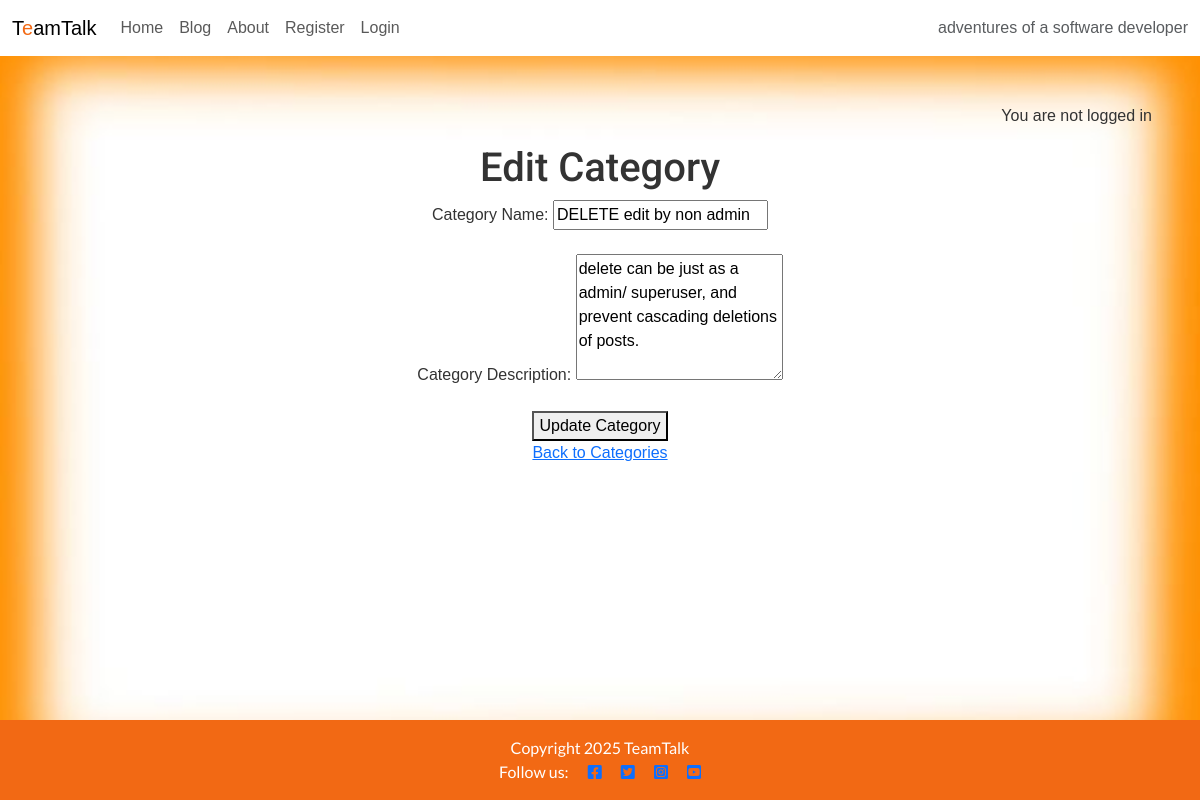
/blog/categories/edit/13/, run on an earlier commit of the app's database.
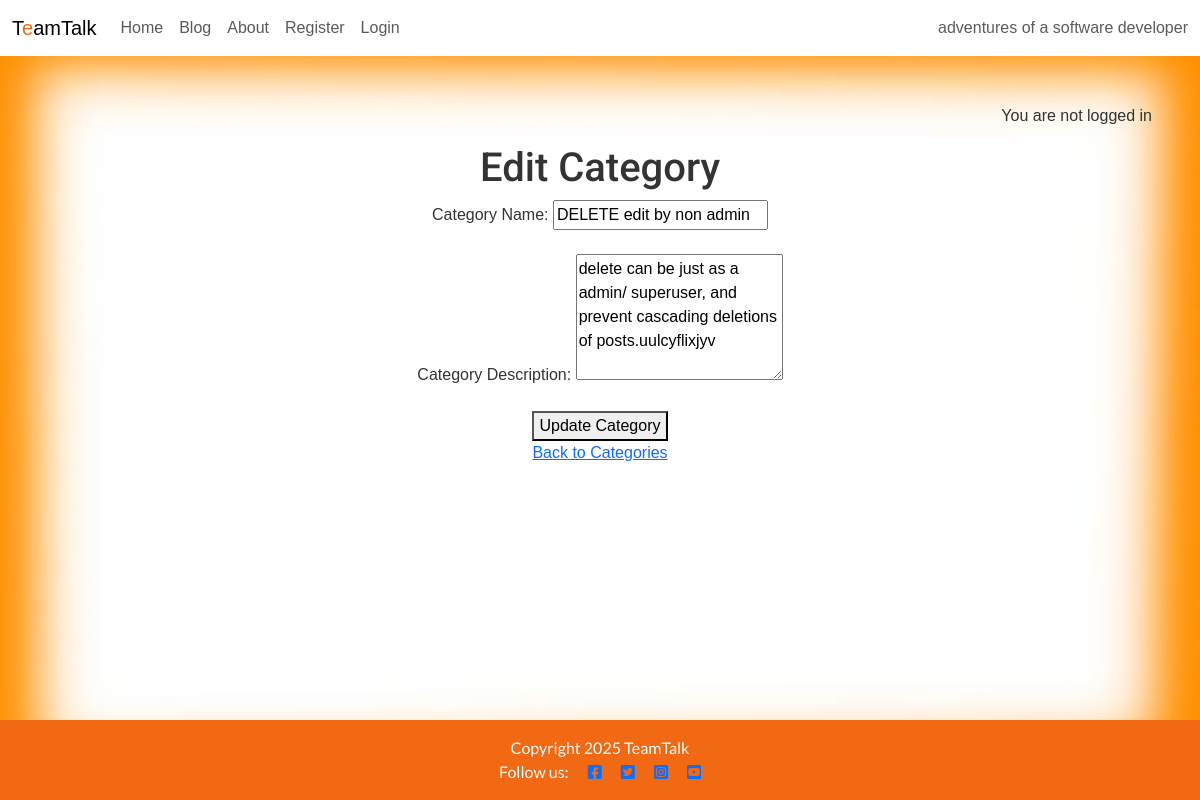
And on a later commit of the database.
### blog/models.py (models this page shows, shortened)
class Category(models.Model):
    name = models.CharField(max_length=100, unique=True)
    description = models.TextField(blank=True, null=True)

### blog/views.py (the view, shortened to what this page needs)
# urls.py: path('categories/edit/<int:pk>/', views.edit_category, name='edit_category'),
def edit_category(request, pk):
    category = get_object_or_404(Category, pk=pk)
    return render(request, 'blog/edit_category.html', {'category': category})

### blog/templates/blog/edit_category.html (shortened to what this page needs)
{% extends 'base.html' %}
{% block content %}
<h1>Edit Category</h1>
<form method="post">
    <label for="name">Category Name:</label>
    <input type="text" name="name" id="name" value="{{ category.name }}" required>
    <br><br>
    <label for="description">Category Description:</label>
    <textarea name="description" id="description" rows="5" required>{{ category.description }}</textarea>
    <br><br>
    <button type="submit">Update Category</button>
</form>
<a href="{% url 'category_list' %}">Back to Categories</a>
{% endblock %}

What changed in the data, as far as the page shows it:
changed Category "DELETE edit by non admin": description "delete can be just as a admin/ superuser, and prevent cascading deletions of posts." → "delete can be just as a admin/ superuser, and prevent cascading deletions of posts.uulcyflixjyv"
